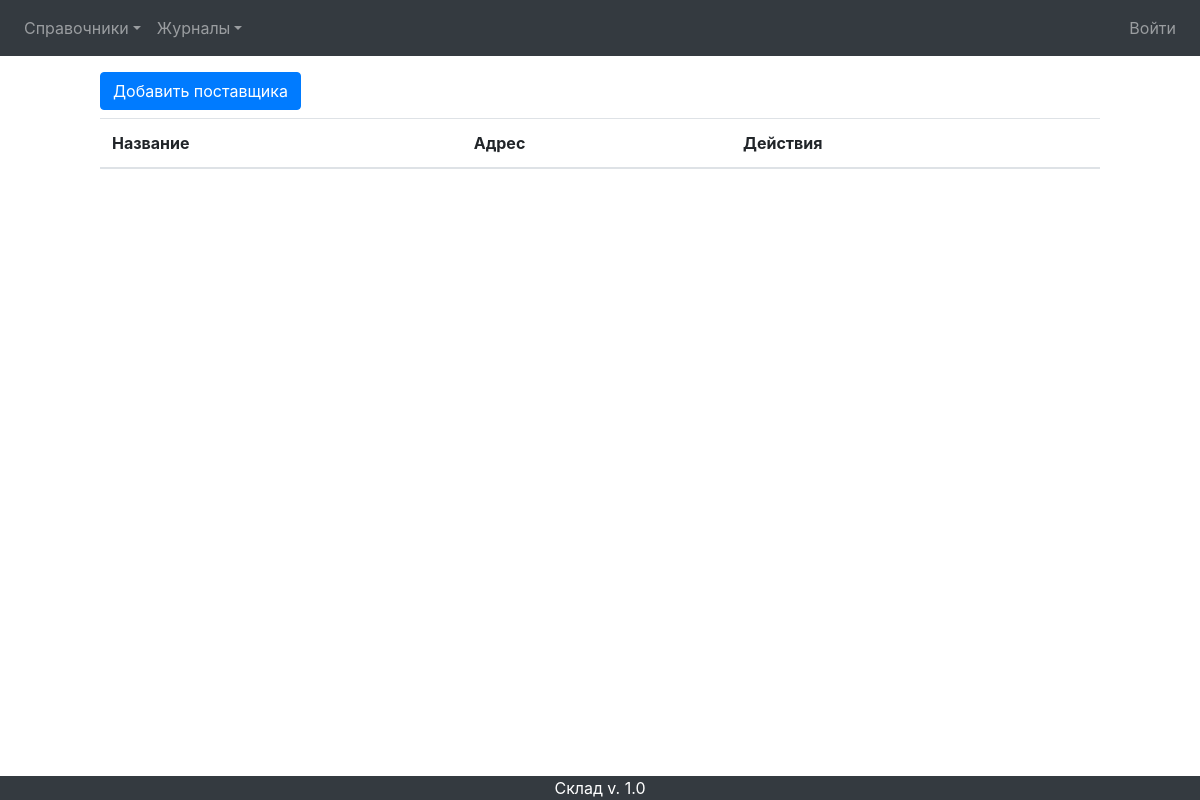
/provider/, run on an earlier commit of the app's database.
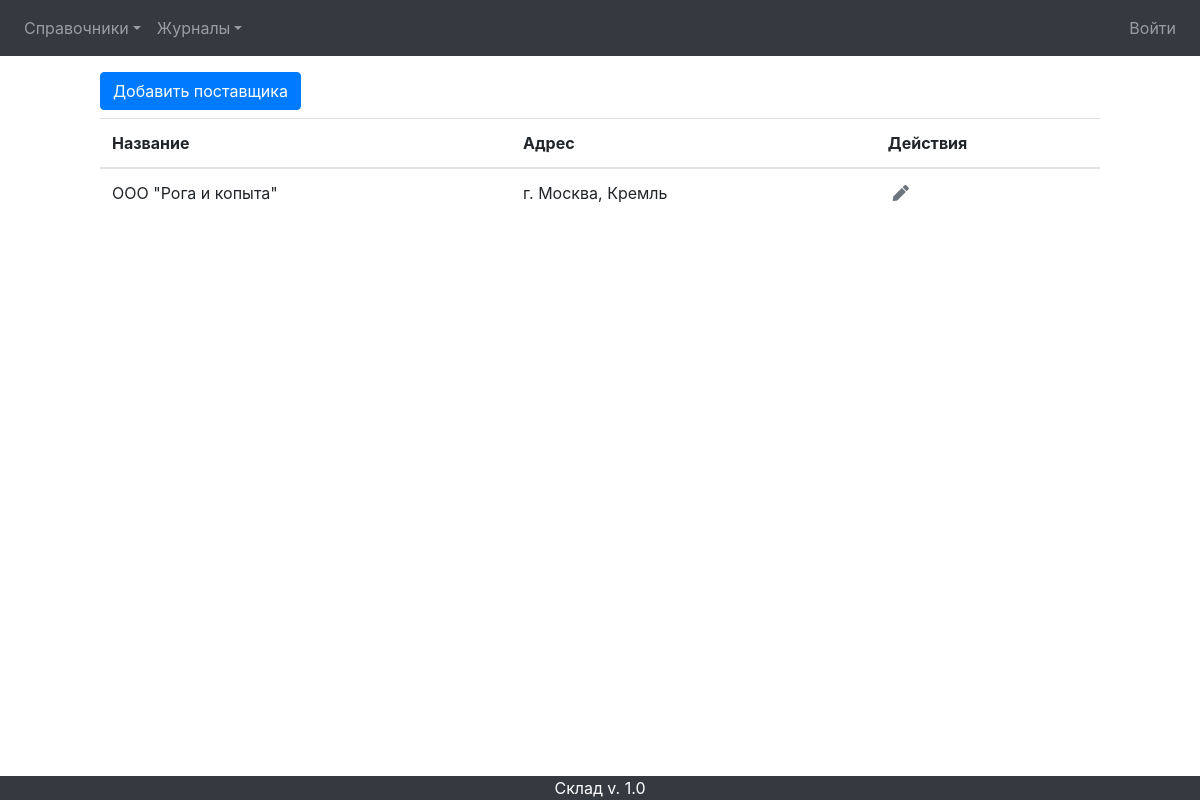
And on a later commit of the database.
### mainapp/models.py (models this page shows, shortened)
class Provider(models.Model):
    name = models.CharField(verbose_name='название', unique=True, max_length=255)
    address = models.TextField(verbose_name='адрес', blank=True)

### mainapp/views.py (the view)
# urls.py: path('provider/', mainapp.ProviderList.as_view(), name='provider'),
class ProviderList(ListView):
    model = Provider
    def get_context_data(self, **kwargs):
        context = super().get_context_data(**kwargs)
        context['title'] = 'Поставщики'
        return context

### mainapp/templates/mainapp/provider_list.html
{% extends "mainapp/base.html" %}
    {% block content %}
        <section class="container mt-3 mb-2" style="max-width: 1000px;">
            <section class="row">
                <a class="btn btn-primary col-xs-6 mybtn" href="{% url 'main:provider_create' %}" role="button">Добавить поставщика</a>
            </section>
        </section>
        <table class="table">
            <thead>
                <tr>
                    <th scope="col">Название</th>
                    <th scope="col">Адрес</th>
                    <th scope="col">Действия</th>
                </tr>
            </thead>
            <tbody>
                {% for object in object_list %}
                    <tr>
                        <td>{{ object.name }}</td>
                        <td>{{ object.address }}</td>
                        <td>
                            <a title="редактировать поставщика" class="text-muted" style="margin-left: 5px;" href="{% url 'main:provider_update' pk=object.pk %}"><i class="fas fa-pen bd-highlight"></i></a>
                        </td>
                    </tr>
                {% endfor %}
            </tbody>
        </table>
    {% endblock content %}

### mainapp/templates/mainapp/base.html (shortened to what this page needs)
<!DOCTYPE html>
<html lang="ru">
<head>
    <link rel="stylesheet" href="https://use.fontawesome.com/releases/v5.7.2/css/all.css">
    <link rel="stylesheet" href="https://stackpath.bootstrapcdn.com/bootstrap/4.3.1/css/bootstrap.min.css">
</head>
<body>
    <nav class="navbar navbar-expand-lg navbar-dark bg-dark">
        <section class="collapse navbar-collapse" id="navbarNav">
            <ul class="navbar-nav justify-content-center">
                <li class="nav-item dropdown">
                    <a class="nav-link dropdown-toggle " href="#" id="navbarDropdownMenu" role="button" data-toggle="dropdown" aria-haspopup="true" aria-expanded="false">Справочники</a>
                </li>
                <li class="nav-item dropdown">
                    <a class="nav-link dropdown-toggle " href="#" id="navbarDropdownMenu" role="button" data-toggle="dropdown" aria-haspopup="true" aria-expanded="false">Журналы</a>
                </li>
            </ul>
            <ul class="navbar-nav ml-auto">
                <li class="nav-item">
                    {% if user.is_authenticated %}
                        <a href="" class="nav-link">Выйти</a>
                    {% else %}
                        <a href="" class="nav-link">Войти</a>
                    {% endif %}
                </li>
            </ul>
        </section>
    </nav>
    <section class="mx-auto content" style="max-width: 1000px;">
        {% block content %}
        {% endblock content %}
    </section>
    <footer class="page-footer fixed-bottom font-small text-center text-white bg-dark">Склад v. 1.0</footer>
</body>
</html>

What changed in the data, as far as the page shows it:
added Provider: name "ООО \"Рога и копыта\"", address "г. Москва, Кремль"
